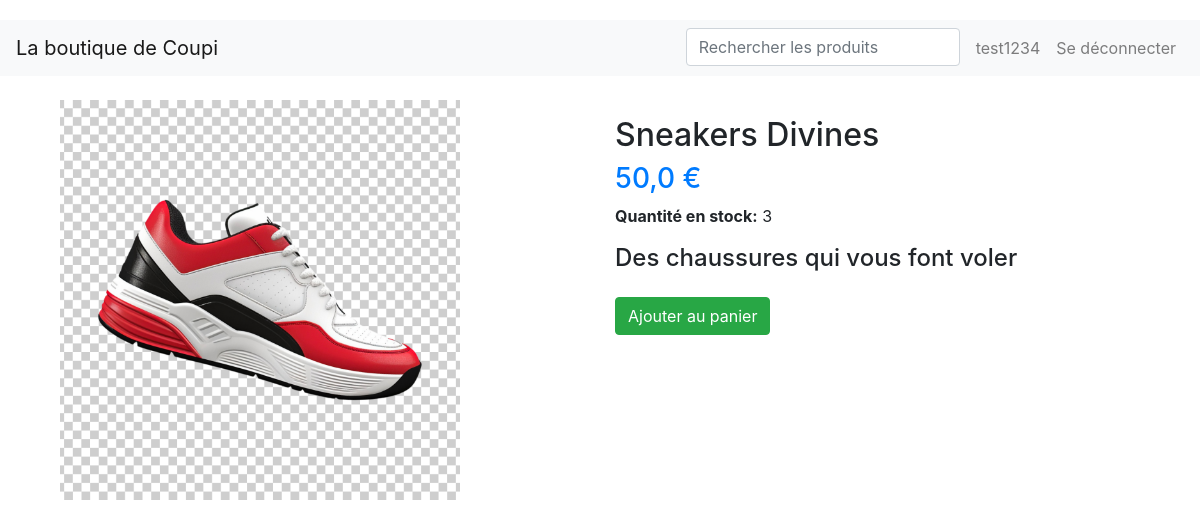
The app's page /product/sneakers-divines/ (signed in) with its own data.
### accounts/models.py (models this page shows)
class CustomUser(AbstractUser):
    pass

### store/models.py (models this page shows, shortened)
class Product(models.Model):
    name = models.CharField(max_length=100)
    slug = models.SlugField(max_length=100,unique=True, blank=True)
    price = models.FloatField(default=0.0)
    qte_stock = models.IntegerField(default=0)
    description = models.TextField(blank=True)
    image = models.ImageField(upload_to='products', blank=True, null=True)
    user = models.ForeignKey(AUTH_USER_MODEL, on_delete=models.CASCADE)

### store/views.py (the view)
# urls.py: path('product/<str:slug>/', product_detail, name="product_detail"),
def product_detail(request,slug):
    product = get_object_or_404(Product, slug=slug)
    return render(request,'detail.html', context={"product": product})

### store/templates/detail.html
{% extends 'base.html' %}
{% block content %}
<div class="container mt-4">
    <div class="row">
        <div class="col-md-6">
            <img src="{{ product.image.url }}" alt="{{ product.name }}" class="img-fluid" style="max-height: 400px; object-fit: cover;">
        </div>
        <div class="col-md-6">
            <h2 class="mt-3">{{ product.name }}</h2>
            <h3 class="text-primary">{{ product.price }} €</h3>
            <p><strong>Quantité en stock:</strong> {{ product.qte_stock }}</p>
            <h4 class="mt-3">{{ product.description }}</h4>
            {% if user.is_authenticated %}
            <p class="mt-4">
                <a href="{% url 'add-to-cart' product.slug %}" class="btn btn-success">Ajouter au panier</a>
            </p>
            {% else %}
            <p class="mt-4">
                <a href="{% url 'login' %}" class="btn btn-primary">Connectez-vous pour ajouter au panier</a>
            </p>
            {% endif %}
        </div>
    </div>
</div>
{% endblock %}

### templates/base.html (shortened to what this page needs)
<!DOCTYPE html>
 <html class="no-js">
<html>
    <head>
        <link href="https://stackpath.bootstrapcdn.com/bootstrap/4.5.2/css/bootstrap.min.css" rel="stylesheet">
    </head>
    <body>
        <nav class="navbar navbar-expand-lg navbar-light bg-light">
            <a class="navbar-brand" href="{% url 'page_acceuil_boutique' %}">La boutique de Coupi</a>
            <div class="collapse navbar-collapse" id="navbarNav">
                <ul class="navbar-nav ml-auto">
                    <li class="nav-item">
                        <form id="search-form" class="form-inline my-2 my-lg-0" method="GET" action="">
                            <input id="search-input" class="form-control mr-sm-2" type="search" name="q" placeholder="Rechercher les produits" aria-label="Rechercher">
                        </form>
                    </li>
                    {% if user.is_authenticated %}
                        <li class="nav-item">
                            <a class="nav-link" href="{% url 'perso' %}">{{ user.username }}</a>
                        </li>
                        <li class="nav-item">
                            <a class="nav-link" href="{% url 'logout' %}">Se déconnecter</a>
                        </li>
                    {% endif %}
                </ul>
            </div>
        </nav>
        <div class="container">
            {% block content %}
            {% endblock %}
        </div>
    </body>
</html>

### templates/base.html (style rules this page uses)
body { padding-top: 20px; }
.navbar { margin-bottom: 20px; }

### records on screen
CustomUser: username "test1234"
Product: image (picture), name "Sneakers Divines", price "50,0", qte_stock "3", description "Des chaussures qui vous font voler"
